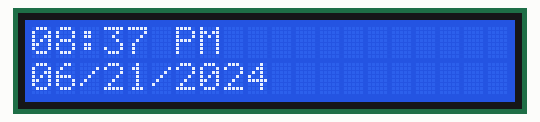
A sketch run on a simulated Arduino Uno, built with avr-gcc and run on an emulated ATmega328P. On the bench: 20×2 character LCD. What the sketch prints to the serial monitor is not drawn.

Above: at 0.1 s.
At 90.3 s:
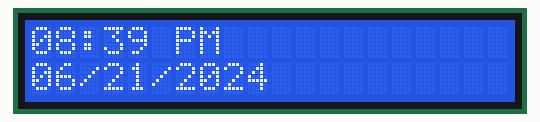

The sketch:

digital-screen-clock.ino
```cpp
#include <Wire.h>
#include <LiquidCrystal_I2C.h>
#include <TimeLib.h>

// Set the LCD address to 0x27 for a 20 chars and 2 line display
LiquidCrystal_I2C lcd(0x27, 20, 2);

void setup() {
  Serial.begin(9600);              // Start serial communication for debugging
  lcd.init();                      // Initialize the LCD
  lcd.backlight();                 // Turn on the backlight

  // Set the initial time (e.g., 20:29:30 on June 21, 2024)
  setTime(20, 37, 30, 21, 6, 2024);
}

void loop() {
  // Get the current hour in 12-hour format
  int h = hour();
  int displayHour = h % 12;
  if (displayHour == 0) {
    displayHour = 12; // Adjust for 12 AM and 12 PM
  }

  // Determine AM or PM
  char* ampm = (h >= 12) ? "PM" : "AM";

  // Format the time as HH:MM AM/PM
  char timeBuffer[12];
  snprintf(timeBuffer, sizeof(timeBuffer), "%02d:%02d %s", displayHour, minute(), ampm);

  // Display the time on the LCD
  lcd.setCursor(0, 0);
  lcd.print(timeBuffer);

  // Format the date as DD/MM/YYYY
  char dateBuffer[12];
  snprintf(dateBuffer, sizeof(dateBuffer), "%02d/%02d/%04d", month(), day(), year());

  // Display the date on the LCD
  lcd.setCursor(0, 1);
  lcd.print(dateBuffer);

  // Print the date to the serial monitor for debugging
  Serial.print("Day: ");
  Serial.print(day());
  Serial.print(" Month: ");
  Serial.print(month());
  Serial.print(" Year: ");
  Serial.println(year());

  // Wait for a second before updating the display
  delay(1000);
}
```
